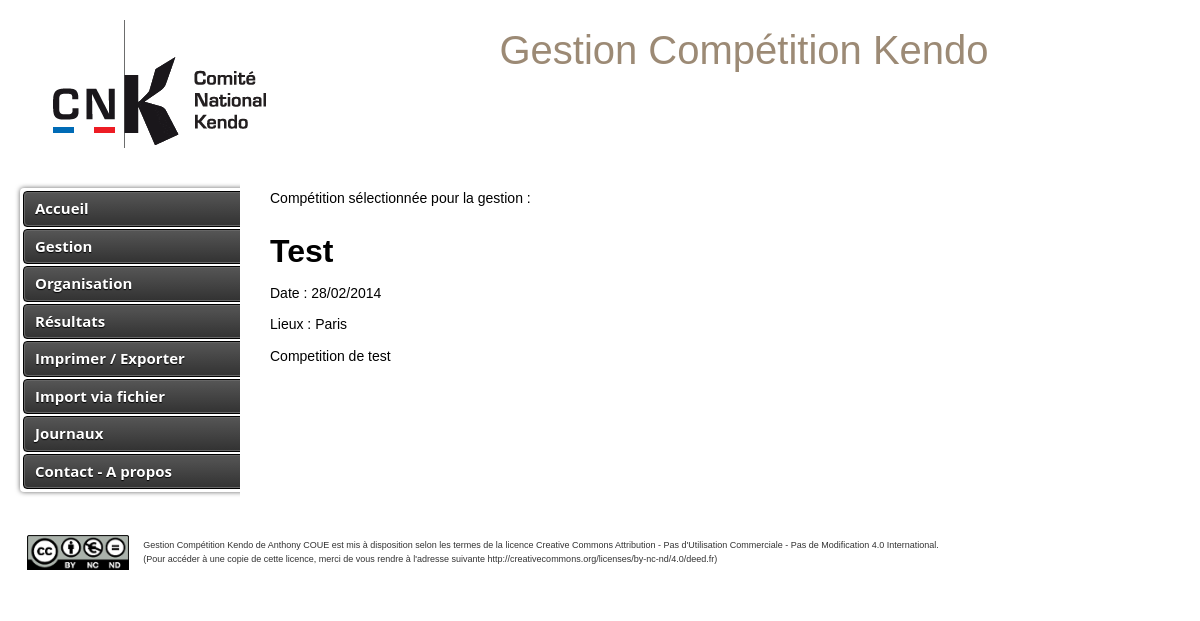
The page / on the database its author committed.
### tables this page shows
CREATE TABLE `competition` (
  `idcompetition` int(10) NOT NULL AUTO_INCREMENT,
  `libelle` varchar(255) NOT NULL,
  `datecompetition` date NOT NULL,
  `lieux` varchar(100) DEFAULT NULL,
  `description` text NOT NULL,
  `selected` int(1) NOT NULL DEFAULT '0',
  PRIMARY KEY (`idcompetition`)
);

### Controleur/ControleurAccueil.php (called while the page is built, shortened)
<?php
class ControleurAccueil {
	private $gestion;
   	public function __construct() {
    	$this->gestion = new Gestion();
    }
    public function accueil() {
    	$competition = $this->gestion->getCompetitionSelected();
        $vue = new Vue("Accueil","Accueil");
        $vue->generer(array('competition' => $competition), null);
    }
}

### index.php (called while the page is built, shortened)
<?php
$routeur = new Routeur();
$routeur->routerRequete();

### Modele/Gestion.php (called while the page is built, shortened)
<?php
require_once 'Modele/Modele.php';
class Gestion extends Modele {
	public function getCompetitionSelected() {
		try {
			$sql = "SELECT * FROM competition WHERE selected = 1 ";
			$result	= $this->executerRequete($sql, null);
			return $result->fetch();
		} catch (Exception $e) {
			Log::afficherErreur("getCompetitionSelected() : ".$e->getMessage());
	    	log::loggerErreur("getCompetitionSelected() : ".$e->getMessage());
			return null;
		}
	}
}

### Config/Configuration.php (called while the page is built)
<?php
class Configuration {
    private static $parametres;
    public static function get($nom, $valeurParDefaut = null) {
    	$valRetour = self::getParametres($nom);
        if (isset($valRetour)) {
            $valeur = $valRetour;
        } else {
            $valeur = $valeurParDefaut;
        }
        return $valeur;
    }
    private static function getParametres($param) {
        if (self::$parametres == null) {
            $cheminFichier = "Config/config.ini";
            if (!file_exists($cheminFichier)) {
                throw new Exception("Aucun fichier de configuration trouve");
            }
            else {
                self::$parametres = parse_ini_file($cheminFichier);
            }
        }
        return self::$parametres[$param];
    }
}

### Modele/Modele.php (called while the page is built, shortened)
<?php
require_once 'Config/Configuration.php';
abstract class Modele {
    private $bdd;
    protected function executerRequete($sql, $params = null) {
        if ($params == null) {
            $stmt = $this->getBdd()->query($sql);
        }
        else {
            $stmt = $this->getBdd()->prepare($sql);
            $stmt->execute($params);
        }
        return $stmt;
    }
    private function getBdd() {
        if ($this->bdd == null) {
        	$dsn = Configuration::get("dsn");
            $login = Configuration::get("login");
            $mdp = Configuration::get("mdp");
            try {
            	$this->bdd = new PDO($dsn, $login, $mdp, array(PDO::ATTR_ERRMODE => PDO::ERRMODE_EXCEPTION));
			} catch(PDOException $e) {
  				afficherErreur("getBdd()".$e->getMessage());
			}
        }
        return $this->bdd;
    }
}

### Config/fonction.php (called while the page is built, shortened)
<?php
function dateFR ($dateUS) {
	$day = substr($dateUS, 8, 2);
	$month = substr($dateUS, 5, 2);
	$year = substr($dateUS, 0, 4);
	return $day."/".$month."/".$year;
}
?>

### Vue/Accueil/vueAccueil.php (the view, shortened to what this page needs)
<?php
require_once 'Config/Configuration.php';
require_once 'Config/fonction.php';
?>
<p>Comp&eacute;tition s&eacute;lectionn&eacute;e pour la gestion : </p>
<?php
if(!empty($competition)) {
	echo "<p><h1>".$competition["libelle"]."</h1></p>";
	echo "<p>Date : ".dateFR($competition["datecompetition"])."</p>";
	echo "<p>Lieux : ".$competition["lieux"]."</p>";
	echo "<p>".$competition["description"]."</p>";
} else echo "<p>Aucune comp&eacute;tition s&eacute;lectionn&eacute;e</p>";
?>

### css/knacss.css (style rules this page uses)
* { -webkit-box-sizing: border-box; -moz-box-sizing: border-box; box-sizing: border-box; }
html, body { margin: 0; padding: 0; height:100%; }
html { font-size: 62.5%; -webkit-text-size-adjust: 100%; -ms-text-size-adjust: 100%; }
body { background-color: #ffffff; font-family: Arial, Helvetica, sans-serif; color: #000000; font-family: Helvetica, Arial, sans-serif; font-size: 1.4em; line-height: 1.5; }
p, ul, ol, dl, blockquote, pre, td, th, label, textarea, caption, details, figure, hgroup { margin-top: .75em; margin-bottom: 0; line-height: 1.5; }
h1, .h1-like { margin-top: 0.65625em; margin-bottom: 0; font-size: 3.2rem; line-height: 1.3125; }
p:first-child, ul:first-child, ol:first-child, dl:first-child, blockquote:first-child, pre:first-child, h1:first-child, h2:first-child, h3:first-child, h4:first-child, h5:first-child, h6:first-child { margin-top: 0; }

### rows shown on the page
competition: libelle "Test", datecompetition "28/02/2014", lieux "Paris", description "Competition de test"
